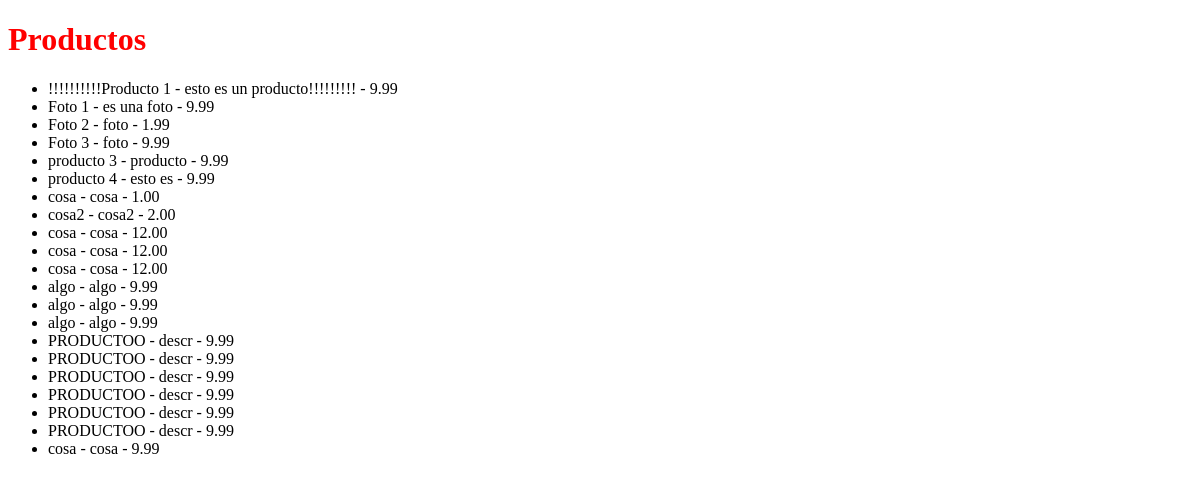
The app's page /productos/, older data.
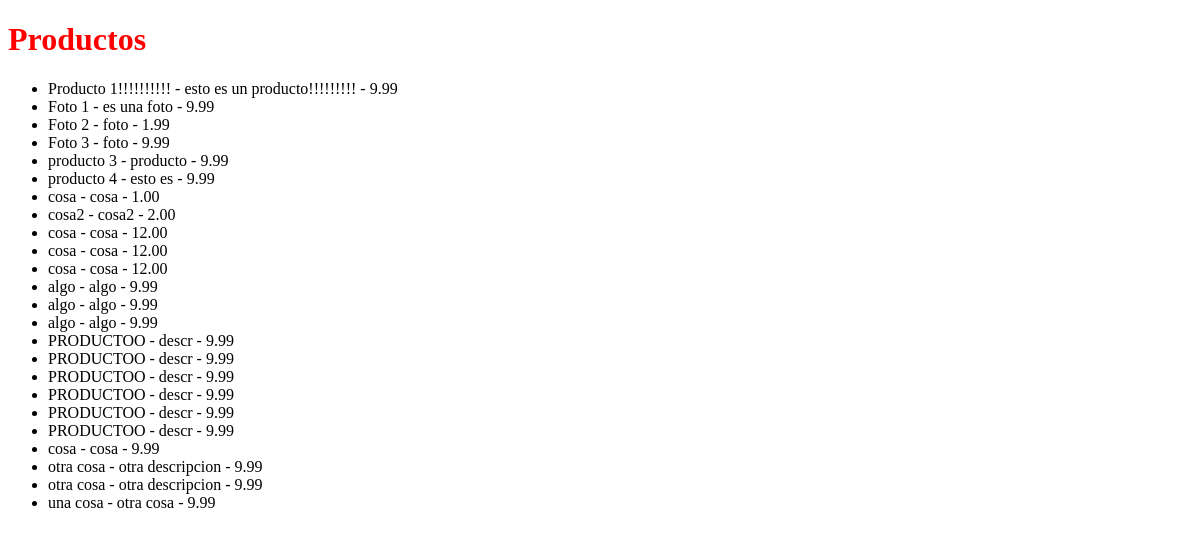
The same page, newer data.
### productos/models.py (models this page shows)
class Producto(models.Model):
	titulo = models.CharField(max_length=120)
	descripcion = models.TextField(null=True)
	slug = models.SlugField(blank=True) #unique=True
	precio = models.DecimalField(max_digits=50, decimal_places=2, default=9.99) #100.00
	precio_rebajas = models.DecimalField(max_digits=50, decimal_places=2, default=6.99, blank=True, null=True) #100.00
	def __unicode__(self): #Python 3 __str__
		return self.titulo

### productos/views.py (the view)
# urls.py: url(r'^productos/$', ProductoListView.as_view(), name='producto_list_view'),
class ProductoListView(ListView):
	model = Producto
	def get_queryset(self, *args, **kwargs):
		qs = super(ProductoListView, self).get_queryset(**kwargs)
		return qs

### templates/productos/producto_list.html
{% extends "base.html" %}
{% block content %}
<h1>Productos</h1>
<ul>
{% for instance in object_list %}
    <li>{{ instance }} - {{ instance.descripcion }} - {{ instance.precio }}</li>
{% empty %}
    <li>Sin productos!</li>
{% endfor %}
</ul>
{% endblock %}

### templates/base.html (shortened to what this page needs)
<!DOCTYPE html>
<html>
<head></head>
<body>
	{% block content %}{% endblock %}
</body>
</html>

Row changes from the older to the newer data that the page shows:
changed Producto "esto es un producto!!!!!!!!!": titulo "!!!!!!!!!!Producto 1" → "Producto 1!!!!!!!!!!"
added Producto: titulo "otra cosa", descripcion "otra descripcion", precio "9.99"
added Producto: titulo "otra cosa", descripcion "otra descripcion", precio "9.99"
added Producto: titulo "una cosa", descripcion "otra cosa", precio "9.99"
